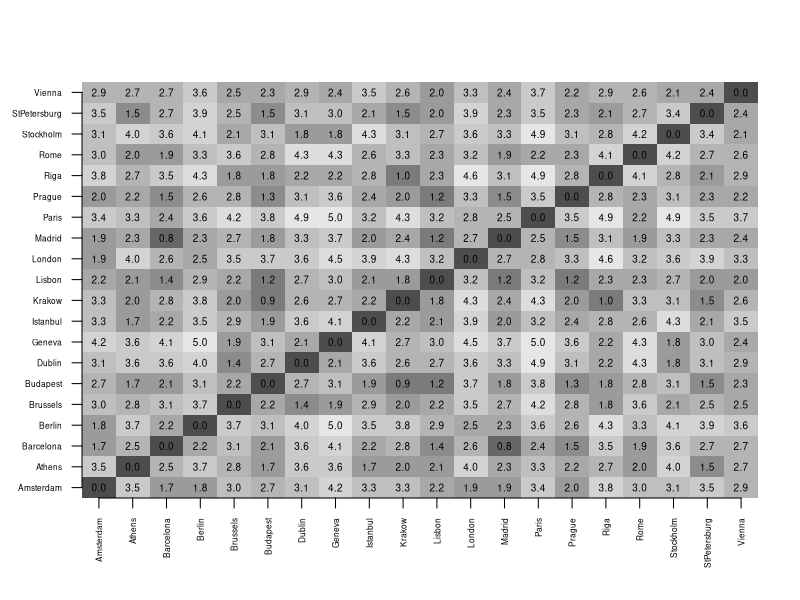
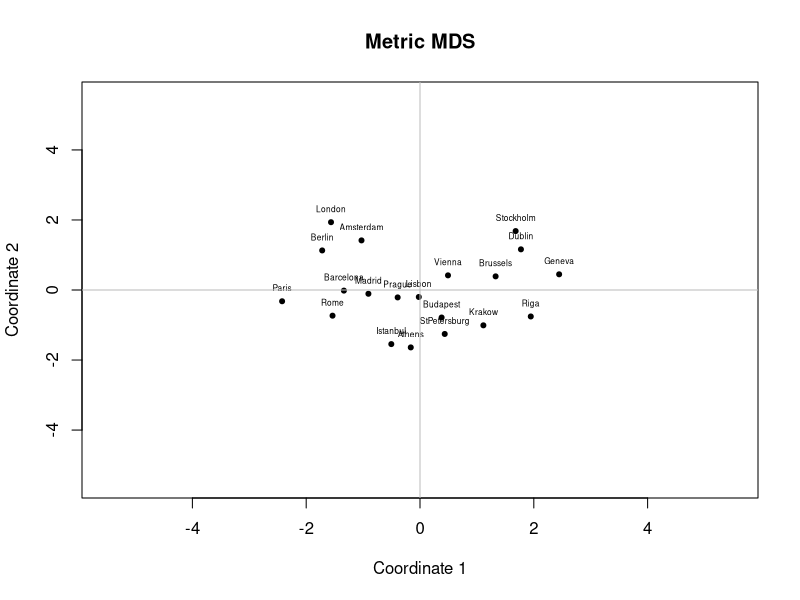
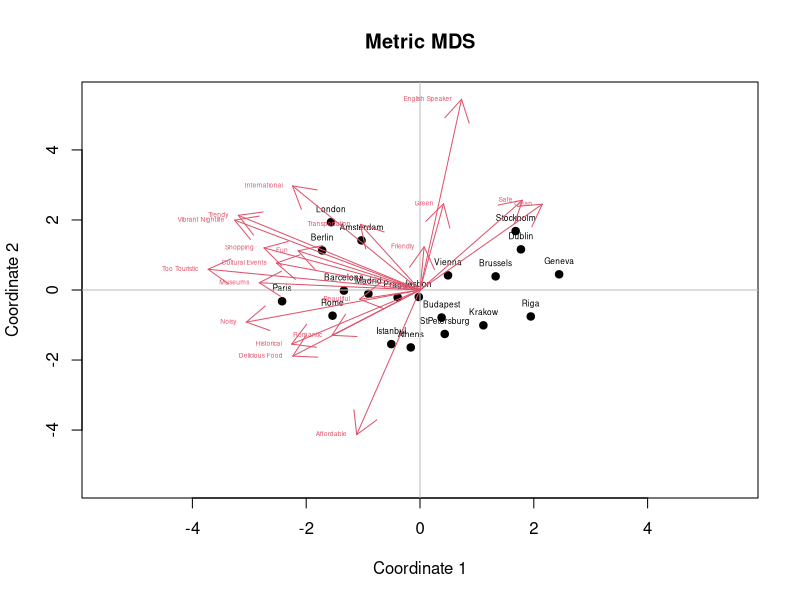
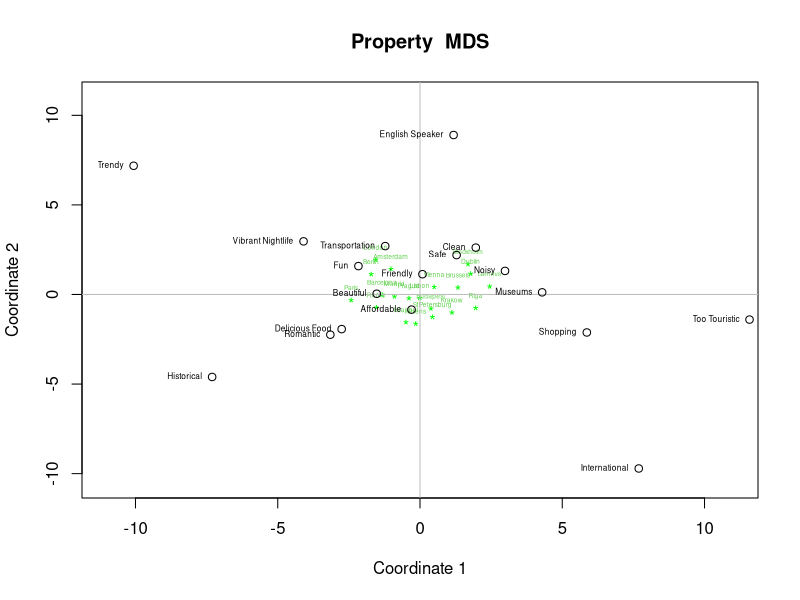
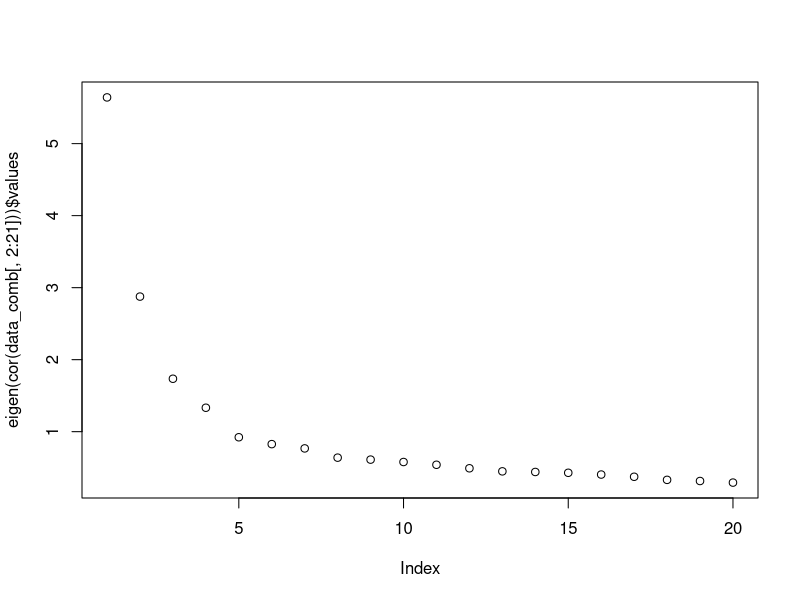
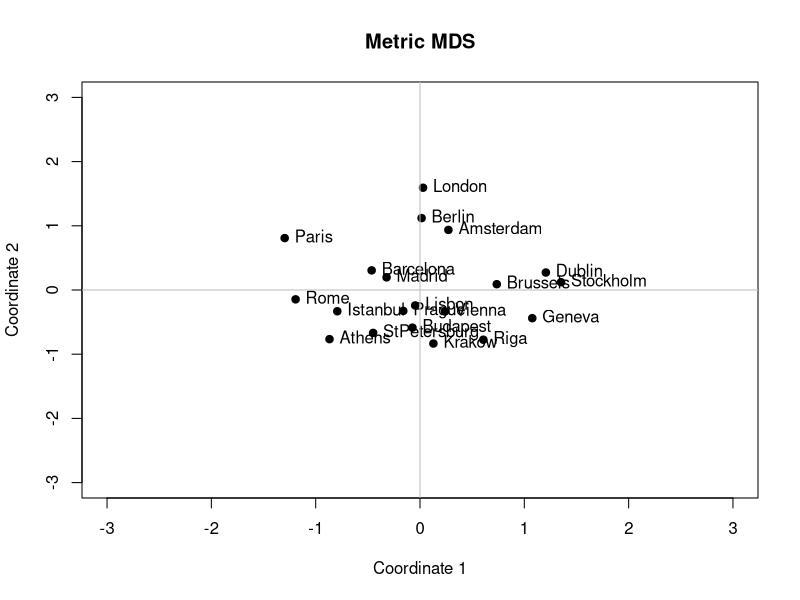
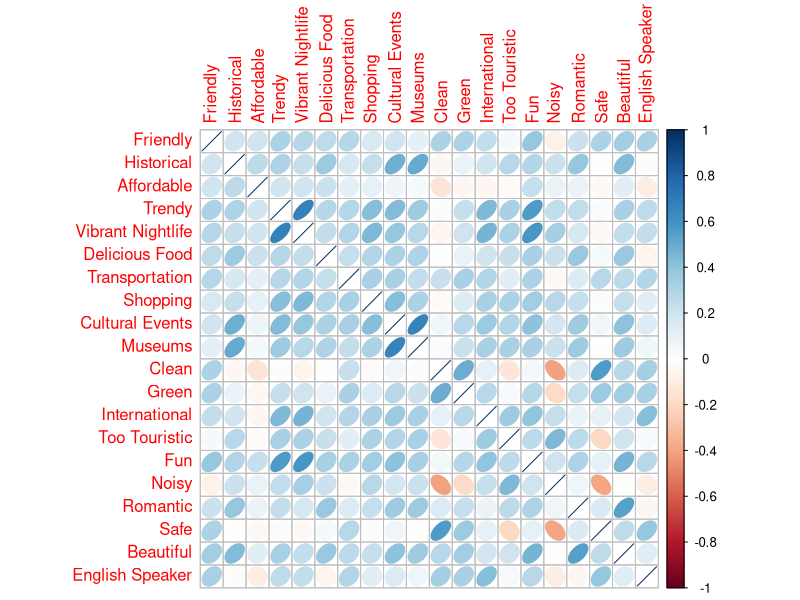
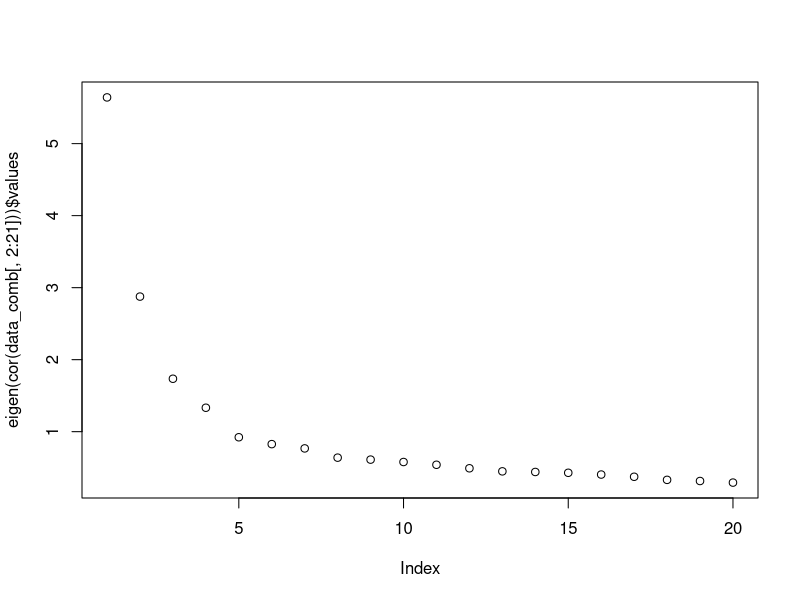

The R script that drew these images, in order: (Note: this script raises an error after producing the figures.)
getwd()
setwd("~/Caci17")
data <- read.csv("QuestionaireData_CityTrips.csv")
head(data)
install.packages("R.utils")
install.packages("corrplot")
install.packages("GPArotation")
library(dplyr)
library(R.utils)
library(MASS)
library(psych)
library(corrplot)
library(GPArotation)

cities = c("Prague","Geneva","Paris","Stockholm","Brussels","London","Amsterdam",
           "Athens","Riga","Budapest","Dublin","Lisbon","Istanbul","Vienna","Rome","Barcelona",
           "Madrid","Berlin","Krakow","StPetersburg")
data_att <- data %>% dplyr:: select(Sample, ID, contains("Att"))
data_att

data_att$Sample <- as.factor(data_att$Sample)

prag <- data_att[data_att$Sample %in% c("1", "4", "5"), ]
prag <- prag %>% dplyr:: select(contains("Prague"))
prag <- cbind(City = "Prague", prag)
head(prag)

geneva <- data_att[data_att$Sample %in% c("1", "2", "3"), ]
geneva <- geneva %>% dplyr:: select(contains("Geneva"))
geneva <- cbind(City = "Geneva", geneva)
head(geneva)

paris <- data_att[data_att$Sample %in% c("1", "3", "4"), ]
paris <- paris %>% dplyr:: select(contains("Paris"))
paris <- cbind(City = "Paris", paris)
head(paris)

stockholm <- data_att[data_att$Sample %in% c("1", "2", "3"), ]
stockholm <- stockholm %>% dplyr:: select(contains("Stockholm"))
stockholm <- cbind(City = "Stockholm", stockholm)
head(stockholm)  

brussels <- data_att[data_att$Sample %in% c("1", "5", "6"), ]
brussels <- brussels %>% dplyr:: select(contains("Brussels"))
brussels <- cbind(City = "Brussels", brussels)
head(brussels)  

london <- data_att[data_att$Sample %in% c("1", "2", "3"), ]
london <- london %>% dplyr:: select(contains("London"))
london <- cbind(City = "London", london)
head(london) 

amsterdam <- data_att[data_att$Sample %in% c("2", "3", "8"), ]
amsterdam <- amsterdam %>% dplyr:: select(contains("Amsterdam"))
amsterdam <- cbind(City = "Amsterdam", amsterdam)
head(amsterdam) 

athens <- data_att[data_att$Sample %in% c("2", "3", "6"), ]
athens <- athens %>% dplyr:: select(contains("Athens"))
athens <- cbind(City = "Athens", athens)
head(athens) 

riga <- data_att[data_att$Sample %in% c("2", "4", "5"), ]
riga <- riga %>% dplyr:: select(contains("Riga"))
riga <- cbind(City = "Riga", riga)
head(riga)

budapest <- data_att[data_att$Sample %in% c("4", "9", "10"), ]
budapest <- budapest %>% dplyr:: select(contains("Budapest"))
budapest <- cbind(City = "Budapest", budapest)
head(budapest)

dublin <- data_att[data_att$Sample %in% c("4", "7", "10"), ]
dublin <- dublin %>% dplyr:: select(contains("Dublin"))
dublin <- cbind(City = "Dublin", dublin)
head(dublin)

lisbon <- data_att[data_att$Sample %in% c("4", "7", "9"), ]
lisbon <- lisbon %>% dplyr:: select(contains("Lisbon"))
lisbon <- cbind(City = "Lisbon", lisbon)
head(lisbon)

istanbul <- data_att[data_att$Sample %in% c("5", "8", "10"), ]
istanbul <- istanbul %>% dplyr:: select(contains("Istanbul"))
istanbul <- cbind(City = "Istanbul", istanbul)
head(istanbul)

vienna <- data_att[data_att$Sample %in% c("5", "8", "10"), ]
vienna <- vienna %>% dplyr:: select(contains("Vienna"))
vienna <- cbind(City = "Vienna", vienna)
head(vienna)

rome <- data_att[data_att$Sample %in% c("5", "7", "9"), ]
rome <- rome %>% dplyr:: select(contains("Rome"))
rome <- cbind(City = "Rome", rome)
head(rome)

barcelona <- data_att[data_att$Sample %in% c("6", "7", "10"), ]
barcelona <- barcelona %>% dplyr:: select(contains("Barcelona"))
barcelona <- cbind(City = "Barcelona", barcelona)
head(barcelona)

madrid <- data_att[data_att$Sample %in% c("6", "8", "9"), ]
madrid <- madrid %>% dplyr:: select(contains("Madrid"))
madrid <- cbind(City = "Madrid", madrid)
head(madrid)

berlin <- data_att[data_att$Sample %in% c("6", "7", "8"), ]
berlin <- berlin %>% dplyr:: select(contains("Berlin"))
berlin <- cbind(City = "Berlin", berlin)
head(berlin)

krakow <- data_att[data_att$Sample %in% c("6", "7", "9"), ]
krakow <- krakow %>% dplyr:: select(contains("Krakow"))
krakow <- cbind(City = "Krakow", krakow)
head(krakow)

st.petersburg <- data_att[data_att$Sample %in% c("8", "9", "10"), ]
st.petersburg <- st.petersburg %>% dplyr:: select(contains("StPetersburg"))
st.petersburg <- cbind(City = "StPetersburg", st.petersburg)
head(st.petersburg)

liste <- list(prag, geneva, paris, stockholm, amsterdam, st.petersburg, barcelona, budapest, brussels, berlin, 
              istanbul, athens, dublin, krakow, rome, london, riga, madrid, vienna, lisbon)

colnames <- sub('.*_', '', colnames(prag))
colnames  
colnames(prag) <- colnames
colnames(geneva) <- colnames
colnames(paris) <- colnames
colnames(stockholm) <- colnames
colnames(brussels) <- colnames
colnames(london) <- colnames
colnames(amsterdam) <- colnames
colnames(athens) <- colnames
colnames(riga) <- colnames
colnames(budapest) <- colnames
colnames(dublin) <- colnames
colnames(lisbon) <- colnames
colnames(istanbul) <- colnames
colnames(vienna) <- colnames
colnames(rome) <- colnames
colnames(barcelona) <- colnames
colnames(berlin) <- colnames
colnames(krakow) <- colnames
colnames(st.petersburg) <- colnames
colnames(madrid) <- colnames

data_comb <- rbind(prag, geneva, paris, stockholm, brussels, london, amsterdam, athens, riga, budapest,
                  dublin, lisbon, istanbul, vienna, rome, barcelona, berlin, krakow, st.petersburg, madrid) 

data_comb
colnames(data_comb) <- c("Group.1", "Friendly", "Historical", "Affordable", "Trendy", "Vibrant Nightlife", 
                        "Delicious Food", "Transportation", "Shopping", "Cultural Events", "Museums", 
                        "Clean", "Green", "International", "Too Touristic", "Fun", "Noisy", 
                        "Romantic", "Safe", "Beautiful", "English Speaker")


data_agg <-aggregate(data_comb[,-c(1)], by=list(data_comb$Group.1), mean, na.rm=TRUE)
data_agg
dist.df <- dist(data_agg[,-c(1)])
dist.df

dst <- data.matrix(dist.df)
dim <- ncol(dst)

# distance/similarity matrix grafik cizme
# Open a pdf file
# pdf("distanceMatrix.pdf") # bu kodu run ettikten sonra kapatmassan, grafik gozukmez R'de sadece dosyaya kaydeder
# eger grafigi gormek istiyosan bu kodu run etme!

# Create a plot
image(1:dim, 1:dim, dst, axes = FALSE, xlab="", ylab="", 
      col = gray.colors(12, start = 0.3, end = 0.9, gamma = 2.2, alpha = NULL))

axis(1, 1:dim, data_agg[1:20,1], cex.axis = 0.5, las=3)
axis(2, 1:dim, data_agg[1:20,1], cex.axis = 0.5, las=1)
text(expand.grid(1:dim, 1:dim), sprintf("%0.1f", dst), cex=0.6)

# Close the pdf file
# dev.off() 

?cmdscale

fit <- cmdscale(dist.df, k = 2) #izdusum
fit

x <- fit[,1]
y <- fit[,2]
#pdf("metrics_MDS.pdf")
plot(x, y, xlab = "Coordinate 1", ylab = "Coordinate 2", main = "Metric MDS", 
     pch = 20, ylim = c(-5.5, 5.5), xlim = c(-5.5, 5.5))
text(x, y, labels = data_agg$Group.1, cex = 0.5, pos = 3)
abline(h = 0, v = 0, col = "grey")
#dev.off()

summary(lm(data_agg[,2]~-1+fit))

print("asena")

# Property fitting
data_agg$x <- x
data_agg$y <- y
data_agg


head(data_agg)

profit <- lm(cbind(Friendly, Historical, Affordable, Trendy, `Vibrant Nightlife`, 
                   `Delicious Food`, Transportation, Shopping, `Cultural Events`, Museums, 
                   Clean, Green, International, `Too Touristic`, Fun, Noisy, 
                   Romantic, Safe, Beautiful, `English Speaker`)
             ~ -1 +  x + y, data = data_agg)
summary(profit)
coef(profit)
str(profit)

#pdf("Property_Fitting_xy.pdf")
plot(x, y, xlab = "Coordinate 1", ylab = "Coordinate 2", main = "Metric MDS", 
     pch = 19, ylim = c(-5.5, 5.5), xlim = c(-5.5, 5.5))
text(x, y, labels = data_agg$Group.1, cex = 0.5, pos = 3)
abline(h = 0, v = 0, col = "grey")
arrows(x0 = c(0, 0, 0), y0 = c(0, 0, 0), 
       x1 = coef(profit)[1, ]*10, y1 = coef(profit)[2, ]*10, col = 2, lwd = 1)
text(t(coef(profit)*10), colnames(coef(profit)*10), cex=0.4, col = 2, pos = c(2,2))
#dev.off()

#Property Fitting with ideal points
data_agg$q <- x*x+y*y

profit_q <- lm(cbind(Friendly, Historical, Affordable, Trendy, `Vibrant Nightlife`, 
                   `Delicious Food`, Transportation, Shopping, `Cultural Events`, Museums, 
                   Clean, Green, International, `Too Touristic`, Fun, Noisy, 
                   Romantic, Safe, Beautiful, `English Speaker`)
             ~ 1 +  x + y + q, data = data_agg)
summary(profit_q)

coef<-coef(profit_q)
coef
coef[2,]<-coef[2,]/(-2*coef[4,])
coef[3,]<-coef[3,]/(-2*coef[4,])

# pdf("Property_Fitting_xy_q.pdf")
plot(x, y, xlab = "Coordinate 1", ylab = "Coordinate 2", main = "Property  MDS", 
     pch = "*", ylim = c(-10.5, 11), xlim = c(-11, 11), col = "green")
text(x, y, labels = data_agg$Group.1, cex = 0.4, pos = 3, col = 3)
abline(h = 0, v = 0, col = "grey")
points(x = coef[2, ], y = coef[3, ], col = 1)
text(x= coef[2, ], y = coef[3, ], labels = colnames(coef), cex = 0.5, pos = 2,col=1)
# dev.off()

### PCA'ye gecmeden property fittingde yapmadiklarimiz var.

#PCA disaggregated dosyasindan
#PCA
data_comb <- na.omit(data_comb)
eigen(cor(data_comb[,2:21]))$values
plot(eigen(cor(data_comb[,2:21]))$values)
data_comb
a.pca<-principal(data_comb[,2:21],nfactors=4, rotate ="varimax")
a.pca
head(a.pca$scores)
head(data_comb)
aggregate(a.pca$scores, by=list(data_comb$Group.1), mean, na.rm=TRUE) # compute aggregate component score for cities
t(a.pca$scores)%*%a.pca$scores/(nrow(data_comb[,2:21])-1) # show that factors are uncorrelated

# factor analysis
#### finding the optimal number of factors
pdf("Parallel_Analysis_Scree_Plots.pdf")
parallel <- fa.parallel(data_comb[,2:21], fm = 'minres', fa = 'fa')
parallel
dev.off()
# bu obsolete a.fa<-fa(data_comb[,2:21],nfactors = 6,rotate = "oblimin",fm="minres")
a.fa<-fa(data_comb[,2:21],method=mle,scores='tenBerge',
         nfactors=6, rotate ="varimax")
a.fa
print(a.fa$loadings,cutoff = 0.34 )
#capture.output(print(a.fa$loadings,cutoff = 0.281 ), file = "FAComponents_Cutoff.txt")

t(a.fa$scores)%*%a.fa$scores/(nrow(data_comb[,2:21])-1) # show that factors are uncorrelated
#capture.output(print(t(a.fa$scores)%*%a.fa$scores/(nrow(data_comb[,2:21])-1)), file = "t_scores_factor.txt")

hscores<-aggregate(a.fa$scores, by=list(data_comb$Group.1),mean, na.rm=TRUE)
hscores

dist.factor <- dist(hscores[,-c(1)])
dist.factor

fit.factor <- cmdscale(dist.factor, k = 2) #izdusum
fit.factor

x.factor <- fit.factor[,1]
y.factor <- fit.factor[,2]

plot(x.factor, y.factor, xlab = "Coordinate 1", ylab = "Coordinate 2", main = "Metric MDS", 
     pch = 19, ylim = c(-3, 3), xlim = c(-3, 3))
text(x.factor, y.factor, labels = hscores[,1], cex = 1, pos = 4)
abline(h = 0, v = 0, col = "grey")

colnames_hscores <- c("Attributes", "Active City Life/Fun", "Secure/Green Areas",
                      "Culture/History", "Romance/Beauty", "Affordability", "Crowd/Noise")
colnames(hscores) <- colnames_hscores
hscores

hscores$x.factor <- x.factor
hscores$y.factor <- y.factor
hscores

profit.factor <- lm(cbind(`Active City Life/Fun`, `Secure/Green Areas`,
                          `Culture/History`, `Romance/Beauty`, `Affordability`, `Crowd/Noise`)
             ~ -1 +  x.factor + y.factor, data = hscores)
summary(profit.factor)
coef(profit.factor)
str(profit.factor)

pdf("Factor_Analysis_xy.pdf")
plot(x.factor, y.factor, xlab = "Coordinate 1", ylab = "Coordinate 2", main = "Metric MDS", 
     pch = ".", ylim = c(-4, 4), xlim = c(-4, 4))
text(x.factor, y.factor, labels = hscores$Group.1, cex = 0.5, pos = 3)
abline(h = 0, v = 0, col = "grey")
arrows(x0 = c(0, 0, 0), y0 = c(0, 0, 0), 
       x1 = coef(profit.factor)[1, ]*5, y1 = coef(profit.factor)[2, ]*5, col = 2, lwd = 1)
text(t(coef(profit.factor)*5), colnames(coef(profit.factor)*5), cex=0.4, col = 2, pos = c(3,2))
dev.off()

# Factor Analysis bitti.


#Di??er doasyadan (TV stations vard??)

corrplot(corr=cor(data_comb[,2:21], use ="complete.obs"), method ="ellipse")
eigen(cor(data_comb[,2:21]))$values
plot(eigen(cor(data_comb[,2:21]))$values)

# START: Princial component analysis with singular value decomposition, no rotation
a.svd<-svd(cor(data_comb[,2:21]))
a.svd
d<-diag(a.svd$d)
d
a<-a.svd$u[,1:3]%*%sqrt(d[1:3,1:3])
a

a.svd$u[,1:3]%*%d[1:3,1:3]%*%t(a.svd$u[,1:3]) # Recomputed correlation based on first 3 principal components
cor(data_comb[,2:21])
diag(t(a.svd$u)%*%a.svd$u%*%d%*%t(a.svd$u)%*%a.svd$u)


# START: Princial component analysis with r-function prcomp, no rotation
data.scale<-apply(data_comb[,2:21],2,scale)
pr<-prcomp(data.scale)
?prcomp
pr
str(pr)
t(pr$sdev*t(pr$rotation)) # labeled as rotated but it is not rotated
# START: Princial component analysis with r-function prcomp, no rotation

# PCA and Factor analysis with easy to do R-FUNCTIONS
library(psych)
a.pca<-principal(data_comb[,2:21],nfactors=3, rotate ="none")
str(a.pca)
a.pca
a.pca<-principal(data_comb[,2:21],nfactors=3, rotate ="varimax")
a.pca
head(a.pca$score)
nrow(a.pca$score)
t(a.pca$scores)%*%a.pca$scores/(nrow(data_comb[,2:21])-1) # demonstrate that the principal components are uncorrelated after rotation
aggregate(a.pca$scores, by=list(data_comb$Group.1),mean, na.rm=TRUE)

summary(lm( Friendly ~ Historical+ Affordable+ Trendy+ VibrantNightlife+ 
                   `Delicious Food`+ Transportation+ Shopping+ `Cultural Events`+ Museums+ 
                   Clean+ Green+ International + `Too Touristic`+ Fun+ Noisy+ 
                   Romantic+ Safe+ Beautiful+ `English Speaker`, data=data_comb))

# factor analysis
?fa
a.fa<-fa(data_comb[,2:21],method=ml, SMC=TRUE, scores='regression',nfactors=3, rotate ="varimax")
a.fa<-fa(data_comb[,2:21],nfactors=3,rotate='varimax') # default setting
a.fa


# calculate factor score for objects
str(a.pca)
a.pca$scores
aggregate(a.fa$scores, by=list(data_comb$Group.1),mean, na.rm=TRUE)

# demonstrate that the factors after rotation are uncorrelated
a.fa.rot <-fa(data_comb[,2:21], scores='tenBerge',SMC=TRUE, fm='pa', nfactors =3,rotate ="varimax")
a.fa.rot
t(a.fa.rot$scores)%*%a.fa.rot$scores/(nrow(data_comb[,2:21])-1)
a.fa.rot$rot.mat
t(a.fa.rot$rot.mat)%*%a.fa.rot$rot.mat
?fa

# Oblique rotation
library(GPArotation)

a.fa.oblique<-fa(data_comb[,2:21],nfactors=3, scores='tenBerge', rotate ="oblimin")
a.fa.oblique
a.fa.oblique$Structure # correlation between variables and factors
a.fa.oblique$loadings # pattern (association) between variables and factors

cor(data_comb[,2:21])
a.fa$Structure
a.fa$Structure%*%t(a.fa$Structure)
a.fa$loadings%*%t(a.fa$loadings)
t(a.fa$scores)%*%a.fa$scores/nrow(data_comb[,2:21]-1)

a.pca.oblirot <-principal(data_comb[,2:21], nfactors =3,rotate ="oblimin")
a.pca.oblirot
a.pca.oblirot$loadings
a.pca.oblirot$Structure
a.z <- apply(data_comb[,2:21],2,scale)
str(a.z)
t(a.z)%*%a.z/(nrow(data_comb[,2:21])-1)

pattern<-solve(t(a.pca.oblirot$scores)%*%a.pca.oblirot$scores/(nrow(data_comb[,2:21])-1))%*%t(a.pca.oblirot$scores)%*%a.z/(nrow(data_comb[,2:21])-1)
structure<-t(a.pca.oblirot$scores)%*%a.pca.oblirot$scores%*%pattern/(nrow(data_comb[,2:21])-1)
structure
pattern
t(a.pca.oblirot$loadings)
t(a.pca.oblirot$Structure)
t(a.pca.oblirot$scores)%*%a.pca.oblirot$scores/(nrow(data_comb[,2:21])-1)



#### burda bitirdik

# START: Principal Component Analysis of aggregated data with SVD, no rotation 
attribute.agg.svd<-svd(cor(attribute.agg.eval.df[,2:15]))
l<-attribute.agg.svd$u*(sqrt(attribute.agg.svd$d))
l
attribute.agg.svd$d
attribute.agg.svd$u
attribute.agg.svd$u*t(sqrt(attribute.agg.svd$d))%x%matrix(1,nrow=14,ncol=1)
# END: Principal Component Analysis of aggregated data with SVD, no rotation 

eigen(cor(attribute.agg.eval.df[,2:15]))$values


a.pca<-principal(attribute.agg.eval.df[,2:15],nfactors=2, rotate ="varimax")
a.pca
head(attribute.agg.eval.df)
aggregate(a.pca$scores, by=list(attribute.agg.eval.df$Group.1),mean, na.rm=TRUE)
a.pca$scores

r1<-qr(cor(attribute.agg.eval.df[,2:15]))
r2<-qr(cor(attribute.eval.df[,3:16]))
r1$rank
r2$rank
